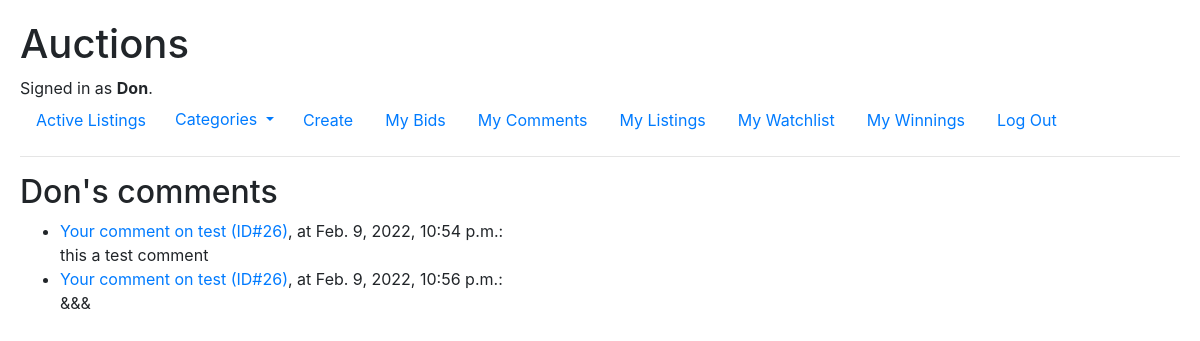
The app's page /comments (signed in), older data.
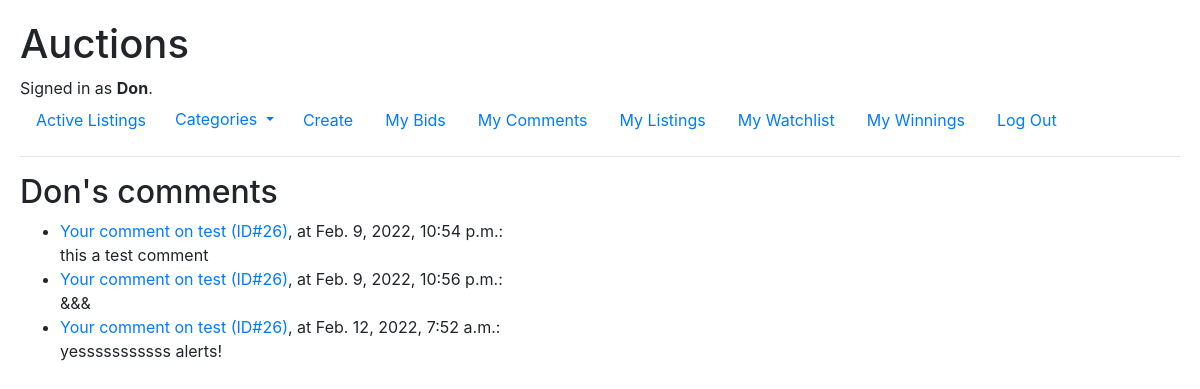
The same page, newer data.
### auctions/models.py (models this page shows, shortened)
class Comment(Model):
    comment = TextField(max_length=280)
    commented = DateTimeField(auto_now_add=True)
    commenter = ForeignKey(User, on_delete=CASCADE)
    listing = ForeignKey(Listing, on_delete=CASCADE)

class Listing(Model):
    CATEGORIES = (
        ("BO", "Books, Movies & Music"),
        ("CO", "Collectibles & Art"),
        ("FA", "Fashion"),
        ("OT", "Other"),
    )
    name = CharField(max_length=64)
    category = CharField(choices=CATEGORIES, max_length=2)
    description = TextField(max_length=480)
    image_url = URLField(blank=True)
    list_price = DecimalField(max_digits=9, decimal_places=2)
    is_active = BooleanField()
    lister = ForeignKey(User, on_delete=CASCADE, related_name="lister")
    winner = ForeignKey(User, on_delete=CASCADE, blank=True, null=True)

### auctions/views.py (the view)
# urls.py: path("comments", views.read_my_comments, name="comments"),
@login_required
def read_my_comments(request):
    user = User.objects.get(id=request.user.id)
    comments = Comment.objects.filter(commenter=user)
    return render(request, "auctions/comments.html",{
        "header": f"{user.username}'s comments",
        "comments": comments
    })

### auctions/context_processors.py (called while the page is built)
def add_categories_to_context(request):
    return {"categories": CATEGORIES}

### auctions/templates/auctions/comments.html
{% extends "auctions/layout.html" %}
{% block body %}
<h2>{{header|capfirst}}</h2>
{% if comments %}
<ul>
    {% for comment in comments %}
    <li><a href="{% url 'read' comment.listing.id comment.listing.name %}">
        Your comment on {{comment.listing.name}} (ID#{{comment.listing.id}})</a>, at {{comment.commented}}:
        <br>{{comment.comment}}</li>
    {% endfor %}
</ul>
{% else %}
<em>There are no comments to show</em>
{% endif %}
{% endblock %}

Row changes from the older to the newer data that the page shows:
added Comment: listing.name "test", listing.id "26", commented "Feb. 12, 2022, 7:52 a.m.", comment "yesssssssssss alerts!"
